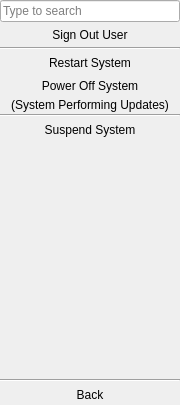
<?xml version="1.0" encoding="UTF-8"?>
<ui version="4.0">
 <class>StartMenu</class>
 <widget class="QWidget" name="StartMenu">
  <property name="geometry">
   <rect>
    <x>0</x>
    <y>0</y>
    <width>180</width>
    <height>405</height>
   </rect>
  </property>
  <property name="windowTitle">
   <string>Form</string>
  </property>
  <property name="styleSheet">
   <string notr="true">QScrollArea{background: transparent; border: none; }</string>
  </property>
  <layout class="QVBoxLayout" name="verticalLayout">
   <property name="spacing">
    <number>2</number>
   </property>
   <property name="leftMargin">
    <number>0</number>
   </property>
   <property name="topMargin">
    <number>0</number>
   </property>
   <property name="rightMargin">
    <number>0</number>
   </property>
   <property name="bottomMargin">
    <number>0</number>
   </property>
   <item>
    <widget class="QLineEdit" name="line_search">
     <property name="placeholderText">
      <string>Type to search</string>
     </property>
    </widget>
   </item>
   <item>
    <widget class="QStackedWidget" name="stackedWidget">
     <property name="currentIndex">
      <number>3</number>
     </property>
     <widget class="QWidget" name="page_main">
      <layout class="QVBoxLayout" name="verticalLayout_2">
       <property name="spacing">
        <number>2</number>
       </property>
       <property name="leftMargin">
        <number>0</number>
       </property>
       <property name="topMargin">
        <number>0</number>
       </property>
       <property name="rightMargin">
        <number>0</number>
       </property>
       <property name="bottomMargin">
        <number>0</number>
       </property>
       <item>
        <layout class="QHBoxLayout" name="horizontalLayout">
         <item>
          <widget class="QLabel" name="label_status_battery">
           <property name="sizePolicy">
            <sizepolicy hsizetype="Minimum" vsizetype="Preferred">
             <horstretch>0</horstretch>
             <verstretch>0</verstretch>
            </sizepolicy>
           </property>
           <property name="text">
            <string notr="true">bat%</string>
           </property>
          </widget>
         </item>
         <item>
          <widget class="QLabel" name="label_status_network">
           <property name="text">
            <string notr="true">netstat</string>
           </property>
          </widget>
         </item>
         <item>
          <widget class="QLabel" name="label_status">
           <property name="sizePolicy">
            <sizepolicy hsizetype="Expanding" vsizetype="Preferred">
             <horstretch>0</horstretch>
             <verstretch>0</verstretch>
            </sizepolicy>
           </property>
           <property name="text">
            <string notr="true"/>
           </property>
           <property name="alignment">
            <set>Qt::AlignRight|Qt::AlignTrailing|Qt::AlignVCenter</set>
           </property>
          </widget>
         </item>
        </layout>
       </item>
       <item>
        <widget class="Line" name="line_14">
         <property name="orientation">
          <enum>Qt::Horizontal</enum>
         </property>
        </widget>
       </item>
       <item>
        <widget class="QScrollArea" name="scroll_favs">
         <property name="contextMenuPolicy">
          <enum>Qt::CustomContextMenu</enum>
         </property>
         <property name="styleSheet">
          <string notr="true"/>
         </property>
         <property name="frameShape">
          <enum>QFrame::NoFrame</enum>
         </property>
         <property name="frameShadow">
          <enum>QFrame::Plain</enum>
         </property>
         <property name="verticalScrollBarPolicy">
          <enum>Qt::ScrollBarAlwaysOff</enum>
         </property>
         <property name="horizontalScrollBarPolicy">
          <enum>Qt::ScrollBarAlwaysOff</enum>
         </property>
         <property name="sizeAdjustPolicy">
          <enum>QAbstractScrollArea::AdjustToContents</enum>
         </property>
         <property name="widgetResizable">
          <bool>true</bool>
         </property>
         <property name="alignment">
          <set>Qt::AlignLeading|Qt::AlignLeft|Qt::AlignTop</set>
         </property>
         <widget class="QWidget" name="scrollAreaWidgetContents">
          <property name="geometry">
           <rect>
            <x>0</x>
            <y>0</y>
            <width>100</width>
            <height>16</height>
           </rect>
          </property>
         </widget>
        </widget>
       </item>
       <item>
        <widget class="Line" name="line_3">
         <property name="orientation">
          <enum>Qt::Horizontal</enum>
         </property>
        </widget>
       </item>
       <item>
        <widget class="QToolButton" name="tool_launch_fm">
         <property name="sizePolicy">
          <sizepolicy hsizetype="Preferred" vsizetype="Fixed">
           <horstretch>0</horstretch>
           <verstretch>0</verstretch>
          </sizepolicy>
         </property>
         <property name="text">
          <string>Browse Files</string>
         </property>
         <property name="iconSize">
          <size>
           <width>32</width>
           <height>32</height>
          </size>
         </property>
         <property name="toolButtonStyle">
          <enum>Qt::ToolButtonTextBesideIcon</enum>
         </property>
         <property name="autoRaise">
          <bool>true</bool>
         </property>
        </widget>
       </item>
       <item>
        <widget class="QToolButton" name="tool_goto_apps">
         <property name="sizePolicy">
          <sizepolicy hsizetype="Preferred" vsizetype="Fixed">
           <horstretch>0</horstretch>
           <verstretch>0</verstretch>
          </sizepolicy>
         </property>
         <property name="text">
          <string>Browse Applications</string>
         </property>
         <property name="iconSize">
          <size>
           <width>32</width>
           <height>32</height>
          </size>
         </property>
         <property name="toolButtonStyle">
          <enum>Qt::ToolButtonTextBesideIcon</enum>
         </property>
         <property name="autoRaise">
          <bool>true</bool>
         </property>
        </widget>
       </item>
       <item>
        <widget class="Line" name="line">
         <property name="orientation">
          <enum>Qt::Horizontal</enum>
         </property>
        </widget>
       </item>
       <item>
        <widget class="QToolButton" name="tool_launch_controlpanel">
         <property name="sizePolicy">
          <sizepolicy hsizetype="Preferred" vsizetype="Fixed">
           <horstretch>0</horstretch>
           <verstretch>0</verstretch>
          </sizepolicy>
         </property>
         <property name="text">
          <string>Control Panel</string>
         </property>
         <property name="iconSize">
          <size>
           <width>32</width>
           <height>32</height>
          </size>
         </property>
         <property name="toolButtonStyle">
          <enum>Qt::ToolButtonTextBesideIcon</enum>
         </property>
         <property name="autoRaise">
          <bool>true</bool>
         </property>
        </widget>
       </item>
       <item>
        <widget class="QToolButton" name="tool_goto_settings">
         <property name="sizePolicy">
          <sizepolicy hsizetype="Preferred" vsizetype="Fixed">
           <horstretch>0</horstretch>
           <verstretch>0</verstretch>
          </sizepolicy>
         </property>
         <property name="text">
          <string>Quick Settings</string>
         </property>
         <property name="iconSize">
          <size>
           <width>32</width>
           <height>32</height>
          </size>
         </property>
         <property name="popupMode">
          <enum>QToolButton::InstantPopup</enum>
         </property>
         <property name="toolButtonStyle">
          <enum>Qt::ToolButtonTextBesideIcon</enum>
         </property>
         <property name="autoRaise">
          <bool>true</bool>
         </property>
        </widget>
       </item>
       <item>
        <widget class="Line" name="line_2">
         <property name="orientation">
          <enum>Qt::Horizontal</enum>
         </property>
        </widget>
       </item>
       <item>
        <layout class="QHBoxLayout" name="horizontalLayout_6">
         <item>
          <widget class="QToolButton" name="tool_goto_logout">
           <property name="sizePolicy">
            <sizepolicy hsizetype="Preferred" vsizetype="Fixed">
             <horstretch>0</horstretch>
             <verstretch>0</verstretch>
            </sizepolicy>
           </property>
           <property name="styleSheet">
            <string notr="true">QToolButton::menu-arrow{ image: rightarrow-icon; }</string>
           </property>
           <property name="text">
            <string>Leave</string>
           </property>
           <property name="iconSize">
            <size>
             <width>32</width>
             <height>32</height>
            </size>
           </property>
           <property name="popupMode">
            <enum>QToolButton::DelayedPopup</enum>
           </property>
           <property name="toolButtonStyle">
            <enum>Qt::ToolButtonTextBesideIcon</enum>
           </property>
           <property name="autoRaise">
            <bool>true</bool>
           </property>
           <property name="arrowType">
            <enum>Qt::NoArrow</enum>
           </property>
          </widget>
         </item>
         <item>
          <widget class="QToolButton" name="tool_lock">
           <property name="text">
            <string notr="true">lock</string>
           </property>
           <property name="iconSize">
            <size>
             <width>32</width>
             <height>32</height>
            </size>
           </property>
           <property name="autoRaise">
            <bool>true</bool>
           </property>
          </widget>
         </item>
        </layout>
       </item>
      </layout>
     </widget>
     <widget class="QWidget" name="page_apps">
      <layout class="QVBoxLayout" name="verticalLayout_3">
       <property name="spacing">
        <number>2</number>
       </property>
       <property name="leftMargin">
        <number>0</number>
       </property>
       <property name="topMargin">
        <number>0</number>
       </property>
       <property name="rightMargin">
        <number>0</number>
       </property>
       <property name="bottomMargin">
        <number>0</number>
       </property>
       <item>
        <widget class="QToolButton" name="tool_launch_store">
         <property name="sizePolicy">
          <sizepolicy hsizetype="Preferred" vsizetype="Fixed">
           <horstretch>0</horstretch>
           <verstretch>0</verstretch>
          </sizepolicy>
         </property>
         <property name="text">
          <string>Manage Applications</string>
         </property>
         <property name="iconSize">
          <size>
           <width>32</width>
           <height>32</height>
          </size>
         </property>
         <property name="toolButtonStyle">
          <enum>Qt::ToolButtonTextBesideIcon</enum>
         </property>
         <property name="autoRaise">
          <bool>true</bool>
         </property>
        </widget>
       </item>
       <item>
        <widget class="Line" name="line_4">
         <property name="orientation">
          <enum>Qt::Horizontal</enum>
         </property>
        </widget>
       </item>
       <item>
        <widget class="QScrollArea" name="scroll_apps">
         <property name="horizontalScrollBarPolicy">
          <enum>Qt::ScrollBarAlwaysOff</enum>
         </property>
         <property name="sizeAdjustPolicy">
          <enum>QAbstractScrollArea::AdjustToContents</enum>
         </property>
         <property name="widgetResizable">
          <bool>true</bool>
         </property>
         <widget class="QWidget" name="scrollAreaWidgetContents_2">
          <property name="geometry">
           <rect>
            <x>0</x>
            <y>0</y>
            <width>87</width>
            <height>16</height>
           </rect>
          </property>
         </widget>
        </widget>
       </item>
       <item>
        <widget class="Line" name="line_5">
         <property name="orientation">
          <enum>Qt::Horizontal</enum>
         </property>
        </widget>
       </item>
      </layout>
     </widget>
     <widget class="QWidget" name="page_settings">
      <layout class="QVBoxLayout" name="verticalLayout_9">
       <property name="spacing">
        <number>2</number>
       </property>
       <property name="leftMargin">
        <number>0</number>
       </property>
       <property name="topMargin">
        <number>0</number>
       </property>
       <property name="rightMargin">
        <number>0</number>
       </property>
       <property name="bottomMargin">
        <number>0</number>
       </property>
       <item>
        <layout class="QHBoxLayout" name="horizontalLayout_7">
         <item>
          <widget class="QToolButton" name="tool_launch_desksettings">
           <property name="sizePolicy">
            <sizepolicy hsizetype="Preferred" vsizetype="Fixed">
             <horstretch>0</horstretch>
             <verstretch>0</verstretch>
            </sizepolicy>
           </property>
           <property name="text">
            <string>Configure Desktop</string>
           </property>
           <property name="iconSize">
            <size>
             <width>32</width>
             <height>32</height>
            </size>
           </property>
           <property name="toolButtonStyle">
            <enum>Qt::ToolButtonTextBesideIcon</enum>
           </property>
           <property name="autoRaise">
            <bool>true</bool>
           </property>
          </widget>
         </item>
         <item>
          <widget class="QToolButton" name="tool_launch_deskinfo">
           <property name="text">
            <string notr="true">info</string>
           </property>
           <property name="iconSize">
            <size>
             <width>32</width>
             <height>32</height>
            </size>
           </property>
           <property name="autoRaise">
            <bool>true</bool>
           </property>
          </widget>
         </item>
        </layout>
       </item>
       <item>
        <widget class="Line" name="line_8">
         <property name="orientation">
          <enum>Qt::Horizontal</enum>
         </property>
        </widget>
       </item>
       <item>
        <widget class="QFrame" name="frame_audio">
         <property name="frameShape">
          <enum>QFrame::NoFrame</enum>
         </property>
         <property name="frameShadow">
          <enum>QFrame::Raised</enum>
         </property>
         <layout class="QVBoxLayout" name="verticalLayout_8">
          <property name="leftMargin">
           <number>0</number>
          </property>
          <property name="topMargin">
           <number>0</number>
          </property>
          <property name="rightMargin">
           <number>0</number>
          </property>
          <property name="bottomMargin">
           <number>0</number>
          </property>
          <item>
           <layout class="QHBoxLayout" name="horizontalLayout_5">
            <item>
             <widget class="QToolButton" name="tool_launch_mixer">
              <property name="text">
               <string notr="true"/>
              </property>
              <property name="iconSize">
               <size>
                <width>32</width>
                <height>32</height>
               </size>
              </property>
              <property name="autoRaise">
               <bool>true</bool>
              </property>
             </widget>
            </item>
            <item>
             <widget class="QSlider" name="slider_volume">
              <property name="maximum">
               <number>100</number>
              </property>
              <property name="orientation">
               <enum>Qt::Horizontal</enum>
              </property>
             </widget>
            </item>
            <item>
             <widget class="QLabel" name="label_vol">
              <property name="text">
               <string notr="true">vol%</string>
              </property>
              <property name="alignment">
               <set>Qt::AlignRight|Qt::AlignTrailing|Qt::AlignVCenter</set>
              </property>
             </widget>
            </item>
           </layout>
          </item>
          <item>
           <widget class="Line" name="line_7">
            <property name="orientation">
             <enum>Qt::Horizontal</enum>
            </property>
           </widget>
          </item>
         </layout>
        </widget>
       </item>
       <item>
        <widget class="QFrame" name="frame_bright">
         <property name="frameShape">
          <enum>QFrame::NoFrame</enum>
         </property>
         <property name="frameShadow">
          <enum>QFrame::Raised</enum>
         </property>
         <layout class="QVBoxLayout" name="verticalLayout_7">
          <property name="leftMargin">
           <number>0</number>
          </property>
          <property name="topMargin">
           <number>0</number>
          </property>
          <property name="rightMargin">
           <number>0</number>
          </property>
          <property name="bottomMargin">
           <number>0</number>
          </property>
          <item>
           <layout class="QHBoxLayout" name="horizontalLayout_3">
            <item>
             <widget class="QLabel" name="label_bright_icon">
              <property name="sizePolicy">
               <sizepolicy hsizetype="Preferred" vsizetype="Preferred">
                <horstretch>0</horstretch>
                <verstretch>0</verstretch>
               </sizepolicy>
              </property>
              <property name="minimumSize">
               <size>
                <width>32</width>
                <height>32</height>
               </size>
              </property>
              <property name="text">
               <string notr="true"/>
              </property>
              <property name="alignment">
               <set>Qt::AlignCenter</set>
              </property>
             </widget>
            </item>
            <item>
             <widget class="QSlider" name="slider_bright">
              <property name="minimum">
               <number>10</number>
              </property>
              <property name="maximum">
               <number>100</number>
              </property>
              <property name="orientation">
               <enum>Qt::Horizontal</enum>
              </property>
             </widget>
            </item>
            <item>
             <widget class="QLabel" name="label_bright">
              <property name="text">
               <string notr="true">br%</string>
              </property>
              <property name="alignment">
               <set>Qt::AlignRight|Qt::AlignTrailing|Qt::AlignVCenter</set>
              </property>
             </widget>
            </item>
           </layout>
          </item>
          <item>
           <widget class="Line" name="line_9">
            <property name="orientation">
             <enum>Qt::Horizontal</enum>
            </property>
           </widget>
          </item>
         </layout>
        </widget>
       </item>
       <item>
        <widget class="QFrame" name="frame_wkspace">
         <property name="frameShape">
          <enum>QFrame::NoFrame</enum>
         </property>
         <property name="frameShadow">
          <enum>QFrame::Raised</enum>
         </property>
         <layout class="QVBoxLayout" name="verticalLayout_4">
          <property name="leftMargin">
           <number>0</number>
          </property>
          <property name="topMargin">
           <number>0</number>
          </property>
          <property name="rightMargin">
           <number>0</number>
          </property>
          <property name="bottomMargin">
           <number>0</number>
          </property>
          <item>
           <layout class="QHBoxLayout" name="horizontalLayout_4">
            <item>
             <widget class="QToolButton" name="tool_set_prevwkspace">
              <property name="text">
               <string notr="true">prev</string>
              </property>
              <property name="iconSize">
               <size>
                <width>32</width>
                <height>32</height>
               </size>
              </property>
             </widget>
            </item>
            <item>
             <widget class="QLabel" name="label_wkspace">
              <property name="text">
               <string notr="true">workspace #</string>
              </property>
              <property name="alignment">
               <set>Qt::AlignCenter</set>
              </property>
             </widget>
            </item>
            <item>
             <widget class="QToolButton" name="tool_set_nextwkspace">
              <property name="text">
               <string notr="true">next</string>
              </property>
              <property name="iconSize">
               <size>
                <width>32</width>
                <height>32</height>
               </size>
              </property>
             </widget>
            </item>
           </layout>
          </item>
          <item>
           <widget class="Line" name="line_10">
            <property name="orientation">
             <enum>Qt::Horizontal</enum>
            </property>
           </widget>
          </item>
         </layout>
        </widget>
       </item>
       <item>
        <widget class="QFrame" name="frame_locale">
         <property name="frameShape">
          <enum>QFrame::NoFrame</enum>
         </property>
         <property name="frameShadow">
          <enum>QFrame::Raised</enum>
         </property>
         <layout class="QHBoxLayout" name="horizontalLayout_2">
          <property name="leftMargin">
           <number>0</number>
          </property>
          <property name="topMargin">
           <number>0</number>
          </property>
          <property name="rightMargin">
           <number>0</number>
          </property>
          <property name="bottomMargin">
           <number>0</number>
          </property>
          <item>
           <widget class="QLabel" name="label_locale_icon">
            <property name="text">
             <string notr="true">Locale:</string>
            </property>
           </widget>
          </item>
          <item>
           <widget class="QComboBox" name="combo_locale">
            <property name="sizePolicy">
             <sizepolicy hsizetype="Expanding" vsizetype="Fixed">
              <horstretch>0</horstretch>
              <verstretch>0</verstretch>
             </sizepolicy>
            </property>
           </widget>
          </item>
         </layout>
        </widget>
       </item>
       <item>
        <spacer name="verticalSpacer">
         <property name="orientation">
          <enum>Qt::Vertical</enum>
         </property>
         <property name="sizeHint" stdset="0">
          <size>
           <width>20</width>
           <height>161</height>
          </size>
         </property>
        </spacer>
       </item>
       <item>
        <widget class="Line" name="line_6">
         <property name="orientation">
          <enum>Qt::Horizontal</enum>
         </property>
        </widget>
       </item>
      </layout>
     </widget>
     <widget class="QWidget" name="page_leave">
      <layout class="QVBoxLayout" name="verticalLayout_6">
       <property name="spacing">
        <number>2</number>
       </property>
       <property name="leftMargin">
        <number>0</number>
       </property>
       <property name="topMargin">
        <number>0</number>
       </property>
       <property name="rightMargin">
        <number>0</number>
       </property>
       <property name="bottomMargin">
        <number>0</number>
       </property>
       <item>
        <widget class="QToolButton" name="tool_logout">
         <property name="sizePolicy">
          <sizepolicy hsizetype="Preferred" vsizetype="Fixed">
           <horstretch>0</horstretch>
           <verstretch>0</verstretch>
          </sizepolicy>
         </property>
         <property name="text">
          <string>Sign Out User</string>
         </property>
         <property name="iconSize">
          <size>
           <width>32</width>
           <height>32</height>
          </size>
         </property>
         <property name="toolButtonStyle">
          <enum>Qt::ToolButtonTextBesideIcon</enum>
         </property>
         <property name="autoRaise">
          <bool>true</bool>
         </property>
        </widget>
       </item>
       <item>
        <widget class="Line" name="line_13">
         <property name="orientation">
          <enum>Qt::Horizontal</enum>
         </property>
        </widget>
       </item>
       <item>
        <widget class="QFrame" name="frame_leave_system">
         <property name="styleSheet">
          <string notr="true">QFrame#frame_leave_system{border: none; background: transparent; }</string>
         </property>
         <property name="frameShape">
          <enum>QFrame::NoFrame</enum>
         </property>
         <property name="frameShadow">
          <enum>QFrame::Raised</enum>
         </property>
         <layout class="QVBoxLayout" name="verticalLayout_5">
          <property name="spacing">
           <number>2</number>
          </property>
          <property name="leftMargin">
           <number>0</number>
          </property>
          <property name="topMargin">
           <number>0</number>
          </property>
          <property name="rightMargin">
           <number>0</number>
          </property>
          <property name="bottomMargin">
           <number>0</number>
          </property>
          <item>
           <widget class="QToolButton" name="tool_restart">
            <property name="sizePolicy">
             <sizepolicy hsizetype="Preferred" vsizetype="Fixed">
              <horstretch>0</horstretch>
              <verstretch>0</verstretch>
             </sizepolicy>
            </property>
            <property name="text">
             <string>Restart System</string>
            </property>
            <property name="iconSize">
             <size>
              <width>32</width>
              <height>32</height>
             </size>
            </property>
            <property name="toolButtonStyle">
             <enum>Qt::ToolButtonTextBesideIcon</enum>
            </property>
            <property name="autoRaise">
             <bool>true</bool>
            </property>
           </widget>
          </item>
          <item>
           <widget class="QToolButton" name="tool_shutdown">
            <property name="sizePolicy">
             <sizepolicy hsizetype="Preferred" vsizetype="Fixed">
              <horstretch>0</horstretch>
              <verstretch>0</verstretch>
             </sizepolicy>
            </property>
            <property name="text">
             <string>Power Off System</string>
            </property>
            <property name="iconSize">
             <size>
              <width>32</width>
              <height>32</height>
             </size>
            </property>
            <property name="toolButtonStyle">
             <enum>Qt::ToolButtonTextBesideIcon</enum>
            </property>
            <property name="autoRaise">
             <bool>true</bool>
            </property>
           </widget>
          </item>
          <item>
           <widget class="QLabel" name="label_updating">
            <property name="text">
             <string>(System Performing Updates)</string>
            </property>
            <property name="alignment">
             <set>Qt::AlignCenter</set>
            </property>
           </widget>
          </item>
         </layout>
        </widget>
       </item>
       <item>
        <widget class="QFrame" name="frame_leave_suspend">
         <property name="frameShape">
          <enum>QFrame::NoFrame</enum>
         </property>
         <property name="frameShadow">
          <enum>QFrame::Raised</enum>
         </property>
         <layout class="QVBoxLayout" name="verticalLayout_10">
          <property name="spacing">
           <number>2</number>
          </property>
          <property name="leftMargin">
           <number>0</number>
          </property>
          <property name="topMargin">
           <number>0</number>
          </property>
          <property name="rightMargin">
           <number>0</number>
          </property>
          <property name="bottomMargin">
           <number>0</number>
          </property>
          <item>
           <widget class="Line" name="line_11">
            <property name="orientation">
             <enum>Qt::Horizontal</enum>
            </property>
           </widget>
          </item>
          <item>
           <widget class="QToolButton" name="tool_suspend">
            <property name="sizePolicy">
             <sizepolicy hsizetype="Preferred" vsizetype="Fixed">
              <horstretch>0</horstretch>
              <verstretch>0</verstretch>
             </sizepolicy>
            </property>
            <property name="text">
             <string>Suspend System</string>
            </property>
            <property name="iconSize">
             <size>
              <width>32</width>
              <height>32</height>
             </size>
            </property>
            <property name="toolButtonStyle">
             <enum>Qt::ToolButtonTextBesideIcon</enum>
            </property>
            <property name="autoRaise">
             <bool>true</bool>
            </property>
           </widget>
          </item>
         </layout>
        </widget>
       </item>
       <item>
        <spacer name="verticalSpacer_2">
         <property name="orientation">
          <enum>Qt::Vertical</enum>
         </property>
         <property name="sizeHint" stdset="0">
          <size>
           <width>20</width>
           <height>185</height>
          </size>
         </property>
        </spacer>
       </item>
       <item>
        <widget class="Line" name="line_12">
         <property name="orientation">
          <enum>Qt::Horizontal</enum>
         </property>
        </widget>
       </item>
      </layout>
     </widget>
    </widget>
   </item>
   <item>
    <widget class="QToolButton" name="tool_back">
     <property name="sizePolicy">
      <sizepolicy hsizetype="Preferred" vsizetype="Preferred">
       <horstretch>0</horstretch>
       <verstretch>0</verstretch>
      </sizepolicy>
     </property>
     <property name="text">
      <string>Back</string>
     </property>
     <property name="iconSize">
      <size>
       <width>32</width>
       <height>32</height>
      </size>
     </property>
     <property name="toolButtonStyle">
      <enum>Qt::ToolButtonTextBesideIcon</enum>
     </property>
     <property name="autoRaise">
      <bool>true</bool>
     </property>
     <property name="arrowType">
      <enum>Qt::NoArrow</enum>
     </property>
    </widget>
   </item>
  </layout>
 </widget>
 <resources/>
 <connections/>
</ui>
